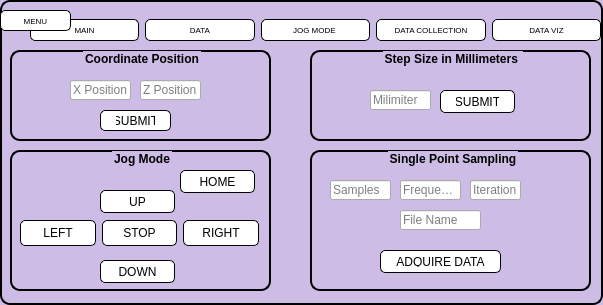
<?xml version="1.0" encoding="UTF-8"?>
<ui version="4.0">
 <class>Dialog</class>
 <widget class="QDialog" name="Dialog">
  <property name="geometry">
   <rect>
    <x>0</x>
    <y>0</y>
    <width>603</width>
    <height>305</height>
   </rect>
  </property>
  <property name="windowTitle">
   <string>Dialog</string>
  </property>
  <property name="styleSheet">
   <string notr="true">QGroupBox {
    background-color: #c0b3e6; /* Light purple background */
    border: 2px solid black;
    border-radius: 10px;
    font-weight: bold;
    padding: 10px;
}

QPushButton {
    border: 1px solid black;
    border-radius: 5px;
    padding: 5px 15px;
    background-color: white;
}

QPushButton:hover {
    background-color: #e6e6fa; /* Light lavender on hover */
}


QGroupBox {
    background-color: #cdbce6;  /* Soft lavender */
    border: 2px solid black;
    border-radius: 10px;
    font-weight: bold;
}

QDialog {
    background-color: #cdbce6;  /* Soft lavender */
    border: 2px solid black;
    border-radius: 10px;
    font-weight: bold;
}
</string>
  </property>
  <widget class="QGroupBox" name="JogMode">
   <property name="geometry">
    <rect>
     <x>10</x>
     <y>150</y>
     <width>261</width>
     <height>141</height>
    </rect>
   </property>
   <property name="styleSheet">
    <string notr="true"/>
   </property>
   <property name="title">
    <string>Jog Mode</string>
   </property>
   <property name="alignment">
    <set>Qt::AlignCenter</set>
   </property>
   <widget class="QPushButton" name="pushButton">
    <property name="geometry">
     <rect>
      <x>90</x>
      <y>40</y>
      <width>75</width>
      <height>23</height>
     </rect>
    </property>
    <property name="text">
     <string>UP</string>
    </property>
   </widget>
   <widget class="QPushButton" name="pushButton_5">
    <property name="geometry">
     <rect>
      <x>250</x>
      <y>190</y>
      <width>75</width>
      <height>23</height>
     </rect>
    </property>
    <property name="text">
     <string>PushButton</string>
    </property>
   </widget>
   <widget class="QPushButton" name="pushButton_6">
    <property name="geometry">
     <rect>
      <x>340</x>
      <y>150</y>
      <width>75</width>
      <height>23</height>
     </rect>
    </property>
    <property name="text">
     <string>PushButton</string>
    </property>
   </widget>
   <widget class="QPushButton" name="pushButton_7">
    <property name="geometry">
     <rect>
      <x>350</x>
      <y>80</y>
      <width>75</width>
      <height>23</height>
     </rect>
    </property>
    <property name="text">
     <string>PushButton</string>
    </property>
   </widget>
   <widget class="QPushButton" name="pushButton_8">
    <property name="geometry">
     <rect>
      <x>90</x>
      <y>110</y>
      <width>75</width>
      <height>23</height>
     </rect>
    </property>
    <property name="text">
     <string>DOWN</string>
    </property>
   </widget>
   <widget class="QPushButton" name="pushButton_9">
    <property name="geometry">
     <rect>
      <x>170</x>
      <y>20</y>
      <width>75</width>
      <height>23</height>
     </rect>
    </property>
    <property name="text">
     <string>HOME</string>
    </property>
    <property name="icon">
     <iconset>
      <normaloff>cHJpdmF0ZS9sci9pbWFnZXMvd2Vic2l0ZS8yMDI0LTExL3YxMTgxLXR1LWVsZW1lbnQtMjUwLXAtbTN3cXR3dTEucG5n.webp</normaloff>cHJpdmF0ZS9sci9pbWFnZXMvd2Vic2l0ZS8yMDI0LTExL3YxMTgxLXR1LWVsZW1lbnQtMjUwLXAtbTN3cXR3dTEucG5n.webp</iconset>
    </property>
   </widget>
   <widget class="QWidget" name="">
    <property name="geometry">
     <rect>
      <x>10</x>
      <y>70</y>
      <width>239</width>
      <height>27</height>
     </rect>
    </property>
    <layout class="QHBoxLayout" name="horizontalLayout">
     <item>
      <widget class="QPushButton" name="pushButton_3">
       <property name="text">
        <string>LEFT</string>
       </property>
      </widget>
     </item>
     <item>
      <widget class="QPushButton" name="pushButton_2">
       <property name="text">
        <string>STOP</string>
       </property>
      </widget>
     </item>
     <item>
      <widget class="QPushButton" name="pushButton_4">
       <property name="text">
        <string>RIGHT</string>
       </property>
      </widget>
     </item>
    </layout>
   </widget>
  </widget>
  <widget class="QGroupBox" name="groupBox">
   <property name="geometry">
    <rect>
     <x>310</x>
     <y>150</y>
     <width>281</width>
     <height>141</height>
    </rect>
   </property>
   <property name="title">
    <string>Single Point Sampling</string>
   </property>
   <property name="alignment">
    <set>Qt::AlignCenter</set>
   </property>
   <widget class="QLineEdit" name="lineEdit">
    <property name="geometry">
     <rect>
      <x>20</x>
      <y>30</y>
      <width>61</width>
      <height>20</height>
     </rect>
    </property>
    <property name="inputMask">
     <string/>
    </property>
    <property name="text">
     <string/>
    </property>
    <property name="placeholderText">
     <string>Samples</string>
    </property>
   </widget>
   <widget class="QLineEdit" name="lineEdit_2">
    <property name="geometry">
     <rect>
      <x>90</x>
      <y>30</y>
      <width>61</width>
      <height>20</height>
     </rect>
    </property>
    <property name="inputMask">
     <string/>
    </property>
    <property name="text">
     <string/>
    </property>
    <property name="placeholderText">
     <string>Frequency</string>
    </property>
   </widget>
   <widget class="QLineEdit" name="lineEdit_3">
    <property name="geometry">
     <rect>
      <x>160</x>
      <y>30</y>
      <width>51</width>
      <height>20</height>
     </rect>
    </property>
    <property name="inputMask">
     <string/>
    </property>
    <property name="text">
     <string/>
    </property>
    <property name="placeholderText">
     <string>Iteration</string>
    </property>
   </widget>
   <widget class="QLineEdit" name="lineEdit_4">
    <property name="geometry">
     <rect>
      <x>90</x>
      <y>60</y>
      <width>81</width>
      <height>20</height>
     </rect>
    </property>
    <property name="inputMask">
     <string/>
    </property>
    <property name="text">
     <string/>
    </property>
    <property name="placeholderText">
     <string>File Name</string>
    </property>
   </widget>
   <widget class="QPushButton" name="pushButton_34">
    <property name="geometry">
     <rect>
      <x>70</x>
      <y>100</y>
      <width>121</width>
      <height>23</height>
     </rect>
    </property>
    <property name="text">
     <string>ADQUIRE DATA</string>
    </property>
   </widget>
  </widget>
  <widget class="QGroupBox" name="JogMode_2">
   <property name="geometry">
    <rect>
     <x>10</x>
     <y>50</y>
     <width>261</width>
     <height>91</height>
    </rect>
   </property>
   <property name="styleSheet">
    <string notr="true"/>
   </property>
   <property name="title">
    <string>Coordinate Position</string>
   </property>
   <property name="alignment">
    <set>Qt::AlignCenter</set>
   </property>
   <widget class="QPushButton" name="pushButton_20">
    <property name="geometry">
     <rect>
      <x>250</x>
      <y>190</y>
      <width>75</width>
      <height>23</height>
     </rect>
    </property>
    <property name="text">
     <string>PushButton</string>
    </property>
   </widget>
   <widget class="QPushButton" name="pushButton_21">
    <property name="geometry">
     <rect>
      <x>340</x>
      <y>150</y>
      <width>75</width>
      <height>23</height>
     </rect>
    </property>
    <property name="text">
     <string>PushButton</string>
    </property>
   </widget>
   <widget class="QPushButton" name="pushButton_22">
    <property name="geometry">
     <rect>
      <x>350</x>
      <y>80</y>
      <width>75</width>
      <height>23</height>
     </rect>
    </property>
    <property name="text">
     <string>PushButton</string>
    </property>
   </widget>
   <widget class="QLineEdit" name="lineEdit_6">
    <property name="geometry">
     <rect>
      <x>60</x>
      <y>30</y>
      <width>61</width>
      <height>20</height>
     </rect>
    </property>
    <property name="inputMask">
     <string/>
    </property>
    <property name="text">
     <string/>
    </property>
    <property name="placeholderText">
     <string>X Position</string>
    </property>
   </widget>
   <widget class="QLineEdit" name="lineEdit_7">
    <property name="geometry">
     <rect>
      <x>130</x>
      <y>30</y>
      <width>61</width>
      <height>20</height>
     </rect>
    </property>
    <property name="inputMask">
     <string/>
    </property>
    <property name="text">
     <string/>
    </property>
    <property name="placeholderText">
     <string>Z Position</string>
    </property>
   </widget>
   <widget class="QPushButton" name="pushButton_33">
    <property name="geometry">
     <rect>
      <x>90</x>
      <y>60</y>
      <width>71</width>
      <height>21</height>
     </rect>
    </property>
    <property name="text">
     <string>SUBMIT</string>
    </property>
   </widget>
  </widget>
  <widget class="QGroupBox" name="JogMode_3">
   <property name="geometry">
    <rect>
     <x>310</x>
     <y>50</y>
     <width>281</width>
     <height>91</height>
    </rect>
   </property>
   <property name="styleSheet">
    <string notr="true"/>
   </property>
   <property name="title">
    <string>Step Size in Millimeters </string>
   </property>
   <property name="alignment">
    <set>Qt::AlignCenter</set>
   </property>
   <widget class="QPushButton" name="pushButton_30">
    <property name="geometry">
     <rect>
      <x>250</x>
      <y>190</y>
      <width>75</width>
      <height>23</height>
     </rect>
    </property>
    <property name="text">
     <string>PushButton</string>
    </property>
   </widget>
   <widget class="QPushButton" name="pushButton_31">
    <property name="geometry">
     <rect>
      <x>340</x>
      <y>150</y>
      <width>75</width>
      <height>23</height>
     </rect>
    </property>
    <property name="text">
     <string>PushButton</string>
    </property>
   </widget>
   <widget class="QPushButton" name="pushButton_32">
    <property name="geometry">
     <rect>
      <x>350</x>
      <y>80</y>
      <width>75</width>
      <height>23</height>
     </rect>
    </property>
    <property name="text">
     <string>PushButton</string>
    </property>
   </widget>
   <widget class="QLineEdit" name="lineEdit_5">
    <property name="geometry">
     <rect>
      <x>60</x>
      <y>40</y>
      <width>61</width>
      <height>20</height>
     </rect>
    </property>
    <property name="inputMask">
     <string/>
    </property>
    <property name="text">
     <string/>
    </property>
    <property name="placeholderText">
     <string>Milimiter</string>
    </property>
   </widget>
   <widget class="QPushButton" name="pushButton_29">
    <property name="geometry">
     <rect>
      <x>130</x>
      <y>40</y>
      <width>75</width>
      <height>23</height>
     </rect>
    </property>
    <property name="text">
     <string>SUBMIT</string>
    </property>
   </widget>
  </widget>
  <widget class="QWidget" name="menuBar" native="true">
   <property name="enabled">
    <bool>true</bool>
   </property>
   <property name="geometry">
    <rect>
     <x>30</x>
     <y>0</y>
     <width>581</width>
     <height>41</height>
    </rect>
   </property>
   <widget class="QWidget" name="horizontalLayoutWidget">
    <property name="geometry">
     <rect>
      <x>0</x>
      <y>10</y>
      <width>571</width>
      <height>40</height>
     </rect>
    </property>
    <layout class="QHBoxLayout" name="horizontalLayout_3">
     <item>
      <widget class="QPushButton" name="pushButton_36">
       <property name="font">
        <font>
         <pointsize>6</pointsize>
        </font>
       </property>
       <property name="text">
        <string>MAIN</string>
       </property>
       <property name="iconSize">
        <size>
         <width>12</width>
         <height>12</height>
        </size>
       </property>
      </widget>
     </item>
     <item>
      <widget class="QPushButton" name="pushButton_35">
       <property name="font">
        <font>
         <pointsize>6</pointsize>
        </font>
       </property>
       <property name="text">
        <string>DATA</string>
       </property>
       <property name="iconSize">
        <size>
         <width>12</width>
         <height>12</height>
        </size>
       </property>
      </widget>
     </item>
     <item>
      <widget class="QPushButton" name="pushButton_24">
       <property name="font">
        <font>
         <pointsize>6</pointsize>
        </font>
       </property>
       <property name="text">
        <string>JOG MODE </string>
       </property>
       <property name="iconSize">
        <size>
         <width>12</width>
         <height>12</height>
        </size>
       </property>
      </widget>
     </item>
     <item>
      <widget class="QPushButton" name="pushButton_19">
       <property name="font">
        <font>
         <pointsize>6</pointsize>
        </font>
       </property>
       <property name="text">
        <string>DATA COLLECTION</string>
       </property>
       <property name="iconSize">
        <size>
         <width>12</width>
         <height>12</height>
        </size>
       </property>
      </widget>
     </item>
     <item>
      <widget class="QPushButton" name="pushButton_37">
       <property name="font">
        <font>
         <pointsize>6</pointsize>
        </font>
       </property>
       <property name="text">
        <string>DATA VIZ</string>
       </property>
       <property name="iconSize">
        <size>
         <width>12</width>
         <height>12</height>
        </size>
       </property>
      </widget>
     </item>
    </layout>
   </widget>
  </widget>
  <widget class="QPushButton" name="pushButton_38">
   <property name="geometry">
    <rect>
     <x>0</x>
     <y>10</y>
     <width>71</width>
     <height>21</height>
    </rect>
   </property>
   <property name="baseSize">
    <size>
     <width>1</width>
     <height>2</height>
    </size>
   </property>
   <property name="font">
    <font>
     <pointsize>6</pointsize>
    </font>
   </property>
   <property name="text">
    <string>MENU</string>
   </property>
   <property name="icon">
    <iconset>
     <normaloff>Hamburger_icon.svg.png</normaloff>Hamburger_icon.svg.png</iconset>
   </property>
   <property name="iconSize">
    <size>
     <width>12</width>
     <height>12</height>
    </size>
   </property>
  </widget>
 </widget>
 <resources/>
 <connections/>
</ui>
